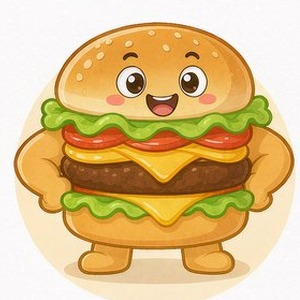
#> input picture web/assets/characters/char-1.jpg, 300 x 300 px; its folder holds 4 pictures in this run
$ python center_character_images.py ../web/assets/characters/char-1.jpg
#> lines starting #> are read from the running program, lines starting #| are printed output that depends on the picture
# 角色卡面图自动居中工具
#
# 背景：12 张角色卡由 AI 图生图生成，每张图里角色的构图位置并不在画布正中
#      （例如「麦旋风」的奥利奥装饰挂在右上角，把整体视觉重心带偏）。
#      CSS 层面 .char-img 本身是居中的（实测 12 张偏移 dx 全为 0），
#      所以「看着没居中」只能从图片本身解决。
#
# 做法：
#   1. 取四角像素的中位色作为背景色
#   2. 按「与背景色的差异」做权重投影，统计主体在 X / Y 方向的包围盒
#   3. 以主体包围盒中心为新中心，取边长 = max(主体宽, 主体高) * 留边系数的正方形窗口
#   4. 窗口能落在图内 → 直接裁切
#      窗口越界（主体太靠边、裁不下）→ 改用「扩展画布」：用背景色补边把主体搬到正中，
#      这样既不切主体，也保证真正居中
#
# 用法：
#   python tools/center_character_images.py# 干跑，只打印每张图的偏移与处理方式
#   python tools/center_character_images.py --apply  # 真正写入（覆盖原图，可 git 回滚）
#
# 依赖：Pillow（清华源无此包，需 pip install Pillow）

import os
import sys
from PIL import Image

ROOT = os.path.dirname(os.path.dirname(os.path.abspath(__file__)))
SRC_DIR = os.path.join(ROOT, "web", "assets", "characters")

# 主体外留白比例：1.12 = 四周留约 6% 余量，避免裁得太紧显得憋屈
PAD_RATIO = 1.12
# 投影阈值：权重低于该列/行最大值的 6% 视为背景
COL_RATIO = 0.06
# 像素与背景色的平均差异小于该值视为背景
BG_THRESHOLD = 22
# 缩略尺寸：先缩到 120×120 做投影计算，速度快且足够稳定
SAMPLE = 120
# 统一输出边长（正方形，与卡片圆形头像一致）
OUTPUT_SIZE = 300
# 归一化模式下，主体最大边占画布的比例——统一角色在圆里的视觉大小
NORMALIZE_RATIO = 0.92


def sample_bg_color(im):
    """取四角像素的中位色作为背景色（与原图背景一致，扩展画布时看不出接缝）"""
    w, h = im.size
    corners = [im.getpixel((0, 0)), im.getpixel((w - 1, 0)),
               im.getpixel((0, h - 1)), im.getpixel((w - 1, h - 1))]
    return tuple(int(sorted(c[i] for c in corners)[len(corners) // 2]) for i in range(3))


def detect_bbox(im, bg):
    """返回主体包围盒 (x0, y0, x1, y1)，坐标已换算回原图尺寸"""
    w, h = im.size
    px = im.convert("RGB").resize((SAMPLE, SAMPLE), Image.LANCZOS)

    col_w = [0.0] * SAMPLE
    row_w = [0.0] * SAMPLE
    for y in range(SAMPLE):
        for x in range(SAMPLE):
            r, g, b = px.getpixel((x, y))
            dist = (abs(r - bg[0]) + abs(g - bg[1]) + abs(b - bg[2])) / 3.0
            weight = max(0.0, dist - BG_THRESHOLD)
            col_w[x] += weight
            row_w[y] += weight

    max_col = max(col_w)
    max_row = max(row_w)
    xs = [x for x in range(SAMPLE) if col_w[x] > max_col * COL_RATIO]
    ys = [y for y in range(SAMPLE) if row_w[y] > max_row * COL_RATIO]

    sx = w / float(SAMPLE)
    sy = h / float(SAMPLE)
    return xs[0] * sx, ys[0] * sy, xs[-1] * sx, ys[-1] * sy


def plan_recenter(im, bbox):
    """算出重新居中的方案

    返回 dict：
      mode  "crop"  存在一个能落在图内的正方形窗口，直接裁切即可居中
            "pad"   主体本身大到任何正方形窗口都放不下（接近满幅），
                    这时补边扩展画布，保证主体完整且严格居中
      box   crop 模式下的裁切框 (left, top, right, bottom)
      pads  pad 模式下的补边 (left, top, right, bottom)

    关键：先从「带留白的理想窗口」逐步收缩到「刚好容纳主体」，
         取第一个放得下的尺寸——这样既能真正居中，又尽量保留留白。
         （早期版本用补边扩展画布，但补边并不改变主体相对中心的位置，会留下残余偏心。）
    """
    w, h = im.size
    x0, y0, x1, y1 = bbox
    bw, bh = x1 - x0, y1 - y0
    cx, cy = (x0 + x1) / 2.0, (y0 + y1) / 2.0

    size_min = max(bw, bh)
    size = max(bw, bh) * PAD_RATIO

    def fits(s):
        left = cx - s / 2.0
        top = cy - s / 2.0
        return left >= 0 and top >= 0 and left + s <= w and top + s <= h

    # 从理想尺寸往下收缩，找到第一个能完整放进画布的尺寸
    while size > size_min and not fits(size):
        size -= 1

    if fits(size):
        left = cx - size / 2.0
        top = cy - size / 2.0
        return {
            "mode": "crop",
            "box": (int(round(left)), int(round(top)),
                    int(round(left + size)), int(round(top + size))),
            "pads": None
        }

    # 极端情况：主体接近满幅，裁不下。补边扩展画布，让主体在新画布严格居中
    need = size_min * PAD_RATIO
    new_w = int(round(max(w, 2 * need, 2 * cx, 2 * (w - cx))))
    new_h = int(round(max(h, 2 * need, 2 * cy, 2 * (h - cy))))
    pad_l = int(round(new_w / 2.0 - cx))
    pad_t = int(round(new_h / 2.0 - cy))
    return {"mode": "pad", "box": None,
            "pads": (pad_l, pad_t, new_w - w - pad_l, new_h - h - pad_t)}


# [54 lines left out: functions apply_crop, apply_normalize, not called in this run]


def main():
    apply = "--apply" in sys.argv
    # 默认开启归一化（统一角色视觉大小）；加 --crop-only 则只做居中裁切
    normalize = "--crop-only" not in sys.argv
    if not os.path.isdir(SRC_DIR):
        print("找不到目录:", SRC_DIR)
        return 1

    files = [f for f in sorted(os.listdir(SRC_DIR))
             if f.lower().endswith((".jpg", ".jpeg", ".png"))]
    if not files:
        print("目录下没有图片")
        return 1

    print("模式:", "写入" if apply else "干跑（加 --apply 才会真正修改文件）")
    print("处理:", "居中 + 尺寸归一化（统一 %dpx，主体占 %.0f%%）"
          % (OUTPUT_SIZE, NORMALIZE_RATIO * 100) if normalize else "仅居中裁切")
    print("%-14s %8s %8s  %8s %s" % ("文件", "水平偏移", "垂直偏移", "缩放系数", "详情"))
    changed = 0

    for name in files:
        full = os.path.join(SRC_DIR, name)
        im = Image.open(full)
#> im is the input picture: PIL image 300x300 RGB; mean R, G, B 222, 190.9, 136.9
        w, h = im.size
#> w = 300; h = 300
        bbox = detect_bbox(im, sample_bg_color(im))
#> in sample_bg_color, `corners = [im.getpixel((0, 0)), im.getpixel((w - 1, 0)), im.getpixel((..`: corners = [(251, 249, 250), (250, 248, 249), (250, 248, 249), (249, 247, 248)]
#> in detect_bbox, `w, h = im.size`: w = 300
#> in detect_bbox, `px = im.convert("RGB").resize((SAMPLE, SAMPLE), Image.LANCZOS)`:
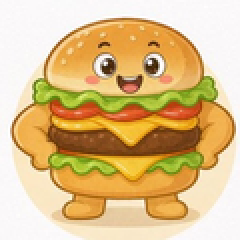
#> px: PIL image 120x120 RGB (shown 2 times larger); mean R, G, B 221.9, 190.9, 136.9
#> after the loop in detect_bbox, `for y in range(SAMPLE):`: col_w = 120 values, max 9907.3 at index 76, min 0 at index 0, mean 6095.1; row_w = 120 values, max 13513.7 at index 73, min 0 at index 0, mean 6095.1
#> in detect_bbox, `max_col = max(col_w)`: max_col = 9907.3
#> in detect_bbox, `max_row = max(row_w)`: max_row = 13513.7
#> in detect_bbox, `xs = [x for x in range(SAMPLE) if col_w[x] > max_col * COL_RATIO]`: xs = 111 values from 6 to 116
#> in detect_bbox, `ys = [y for y in range(SAMPLE) if row_w[y] > max_row * COL_RATIO]`: ys = 104 values from 9 to 112
#> in detect_bbox, `sx = w / float(SAMPLE)`: sx = 2.5
#> bbox = (15, 22.5, 290, 280)
        cx, cy = (bbox[0] + bbox[2]) / 2.0, (bbox[1] + bbox[3]) / 2.0
#> cx = 152.5; cy = 151.2
        dx, dy = cx - w / 2.0, cy - h / 2.0
#> dx = 2.5; dy = 1.25

        plan = plan_recenter(im, bbox)
#> in plan_recenter, `x0, y0, x1, y1 = bbox`: x0 = 15; y0 = 22.5; x1 = 290; y1 = 280
#> in plan_recenter, `bw, bh = x1 - x0, y1 - y0`: bw = 275; bh = 257.5
#> in plan_recenter, `cx, cy = (x0 + x1) / 2.0, (y0 + y1) / 2.0`: cx = 152.5; cy = 151.2
#> in plan_recenter, `size_min = max(bw, bh)`: size_min = 275
#> in plan_recenter, `size = max(bw, bh) * PAD_RATIO`: size = 308
#> in fits, `left = cx - s / 2.0`: left = -1.5
#> in fits, `top = cy - s / 2.0`: top = -2.75
#> the loop in plan_recenter, `while size > size_min and not fits(size):` made 13 passes
#> size on passes 1 to 12: 307, 306, 305, 304, 303, 302, 301, 300, 299, 298, 297, 296
#> after the loop in plan_recenter, `while size > size_min and not fits(size):`: size = 295
#> in plan_recenter, `left = cx - size / 2.0`: left = 5
#> in plan_recenter, `top = cy - size / 2.0`: top = 3.75
#> plan = 3 items
        need = abs(dx) > 1 or abs(dy) > 1
#> need = True
        if need:
            changed += 1

        scale = (OUTPUT_SIZE * NORMALIZE_RATIO) / max(bbox[2] - bbox[0], bbox[3] - bbox[1])
#> scale = 1
        detail = str(plan["box"]) if plan["mode"] == "crop" else ("补边 " + str(plan["pads"]))
#> detail = '(5, 4, 300, 299)'
        print("%-14s %+8.1f %+8.1f  %8.3f %s" % (
            name, dx, dy, scale, detail))
#| char-1.jpg         +2.5     +1.2     1.004 (5, 4, 300, 299)

        if need and apply:
            if normalize:
                apply_normalize(im, bbox).save(full, quality=92)
            else:
                apply_crop(im, plan).save(full, quality=92)
            print("       已重排并覆盖:", name)
#> pass 2 of the loop in main, `for name in files:`:
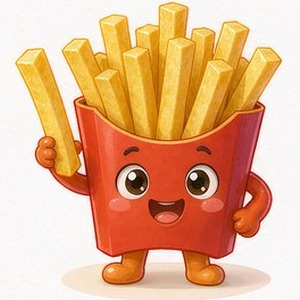
#> input picture web/assets/characters/char-10.jpg, 300 x 300 px
#> in main, im is the input picture: PIL image 300x300 RGB; mean R, G, B 228.7, 178.8, 140.1
#> in detect_bbox (call 2), `px = im.convert("RGB").resize((SAMPLE, SAMPLE), Image.LANCZOS)`:
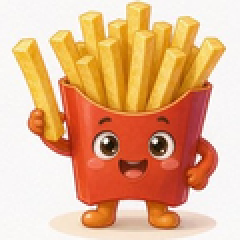
#> px: PIL image 120x120 RGB (shown 2 times larger); mean R, G, B 228.6, 178.7, 140.1
#> after the loop in detect_bbox (call 2), `for y in range(SAMPLE):`: col_w = 120 values, max 11729.3 at index 74, min 0 at index 0, mean 6237.7; row_w = 120 values, max 11121 at index 72, min 0 at index 118, mean 6237.7
#> max_col = 11729.3
#> max_row = 11121
#> xs = 98 values from 11 to 108
#> ys = 110 values from 5 to 114
#> bbox = (27.5, 12.5, 270, 285)
#> in main, `cx, cy = (bbox[0] + bbox[2]) / 2.0, (bbox[1] + bbox[3]) / 2.0`: cx = 148.8
#> dx = -1.25
#> the loop in plan_recenter (call 2), `while size > size_min and not fits(size):` made 8 passes
#> size on passes 1 to 8: 304.2, 303.2, 302.2, 301.2, 300.2, 299.2, 298.2, 297.2
#> scale = 1.01
#> detail = '(0, 0, 297, 297)'
#| char-10.jpg        -1.2     -1.2     1.013 (0, 0, 297, 297)
#> pass 3 of the loop in main, `for name in files:`:
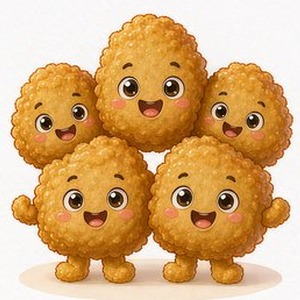
#> input picture web/assets/characters/char-11.jpg, 300 x 300 px
#> in main, im is the input picture: PIL image 300x300 RGB; mean R, G, B 215.2, 172.8, 121.9
#> in detect_bbox (call 3), `px = im.convert("RGB").resize((SAMPLE, SAMPLE), Image.LANCZOS)`:
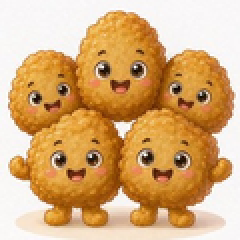
#> px: PIL image 120x120 RGB (shown 2 times larger); mean R, G, B 215.1, 172.8, 122
#> after the loop in detect_bbox (call 3), `for y in range(SAMPLE):`: col_w = 120 values, max 11414.7 at index 74, min 0 at index 0, mean 7597.6; row_w = 120 values, max 13843.3 at index 53, min 0 at index 0, mean 7597.6
#> max_col = 11414.7
#> max_row = 13843.3
#> xs = 112 values from 5 to 116
#> ys = 109 values from 6 to 114
#> bbox = (12.5, 15, 290, 285)
#> in main, `cx, cy = (bbox[0] + bbox[2]) / 2.0, (bbox[1] + bbox[3]) / 2.0`: cx = 151.2; cy = 150
#> dx = 1.25; dy = 0
#> scale = 0.995
#> detail = '(3, 2, 300, 298)'
#| char-11.jpg        +1.2     +0.0     0.995 (3, 2, 300, 298)
#> the loop made 4 passes; the first 3 are shown

    print("\n共 %d 张，其中 %d 张需要重新居中。" % (len(files), changed))
    if not apply and changed:
        print("确认无误后执行: python tools/center_character_images.py --apply")
    return 0


if __name__ == "__main__":
    sys.exit(main())
#> (the program exits here)
